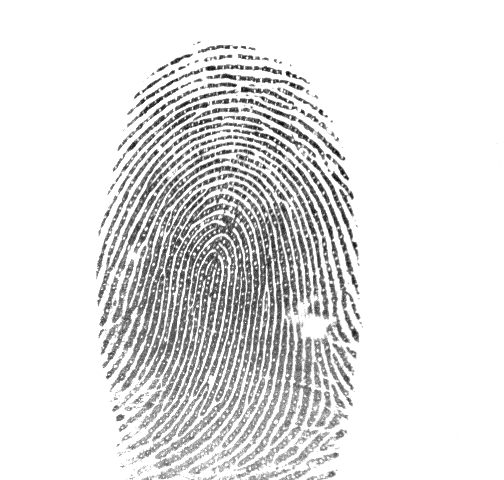
#> input picture image_process/opencv/fingerprint_identification/dataset/0012_3_1.bmp, 504 x 480 px
$ jupyter execute fingerprint_identification.ipynb
#> lines starting #> are read from the running program, lines starting #| are printed output that depends on the picture; after the words box and inside, x2 and y2 are one past the last pixel; in counts of white or black regions, pixels touching at a corner belong together
[cell 1]
import cv2
import numpy as np
from matplotlib import pyplot as plt


file1_1 = 'dataset/0012_3_1.bmp'
file1_2 = 'dataset/0012_3_2.bmp'

file2_1 = 'dataset/012_8_1.bmp'
file2_2 = 'dataset/012_8_2.bmp'


img1_1 = cv2.imread(file1_1, cv2.IMREAD_GRAYSCALE )# IMREAD_GRAYSCALE, IMREAD_COLOR
#> img1_1 is the input picture: shape (480, 504); min 1, max 255, mean 226.3
img1_2 = cv2.imread(file1_2, cv2.IMREAD_GRAYSCALE )# IMREAD_GRAYSCALE, IMREAD_COLOR
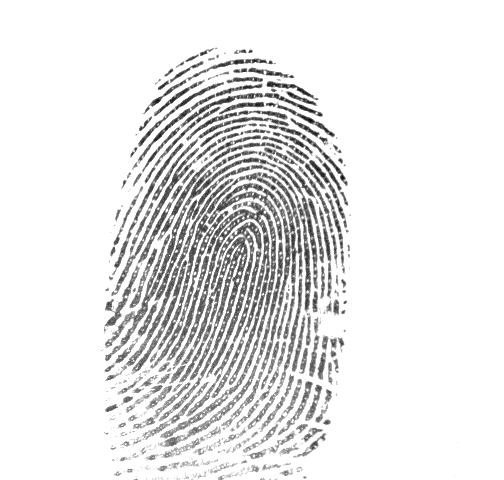
#> input picture image_process/opencv/fingerprint_identification/dataset/0012_3_2.bmp, 504 x 480 px
#> img1_2 is the input picture: shape (480, 504); min 0, max 255, mean 231.3
img2_1 = cv2.imread(file2_1, cv2.IMREAD_GRAYSCALE )# IMREAD_GRAYSCALE, IMREAD_COLOR
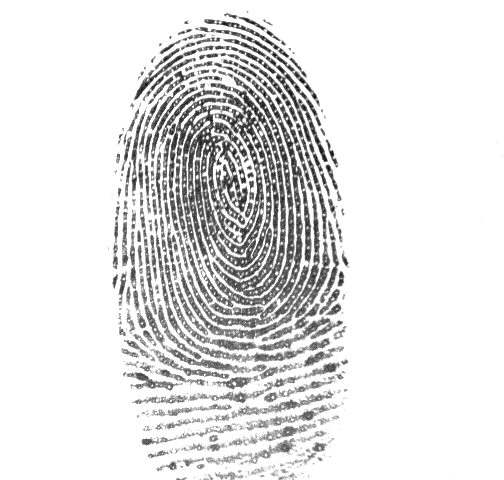
#> input picture image_process/opencv/fingerprint_identification/dataset/012_8_1.bmp, 504 x 480 px
#> img2_1 is the input picture: shape (480, 504); min 0, max 255, mean 227.2
img2_2 = cv2.imread(file2_2, cv2.IMREAD_GRAYSCALE )# IMREAD_GRAYSCALE, IMREAD_COLOR
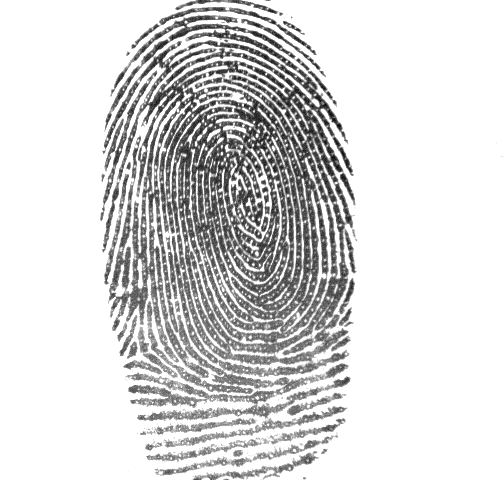
#> input picture image_process/opencv/fingerprint_identification/dataset/012_8_2.bmp, 504 x 480 px
#> img2_2 is the input picture: shape (480, 504); min 0, max 255, mean 216.3

# 1. image pre-process

[cell 2]
import cv2
import numpy as np
from matplotlib import pyplot as plt


# GaussianBlur
blur1_1 = cv2.GaussianBlur(img1_1,(5,5),0)
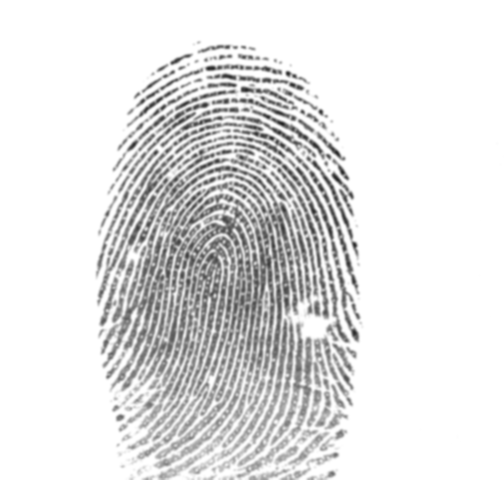
#> blur1_1: shape (480, 504); min 37, max 255, mean 226.3
blur1_2 = cv2.GaussianBlur(img1_2,(5,5),0)
blur2_1 = cv2.GaussianBlur(img2_1,(5,5),0)
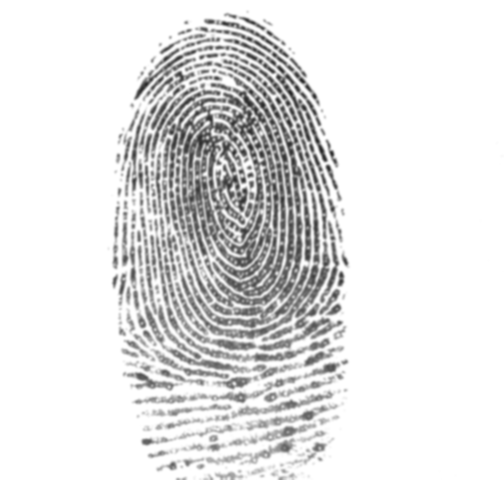
#> blur2_1: shape (480, 504); min 40, max 255, mean 227.2
blur2_2 = cv2.GaussianBlur(img2_2,(5,5),0)
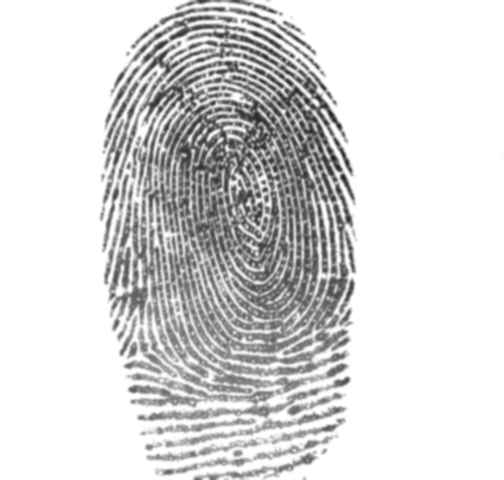
#> blur2_2: shape (480, 504); min 29, max 255, mean 216.3


# plot
plt.subplot(121),plt.imshow(img1_1, cmap = 'gray', interpolation = 'bicubic'),plt.title('Original')
plt.xticks([]), plt.yticks([])
plt.subplot(122),plt.imshow(blur1_1, cmap = 'gray', interpolation = 'bicubic'),plt.title('Gaussian')
plt.xticks([]), plt.yticks([])
plt.show()

[cell 3]
# Otsu's thresholding
ret1_1,th1_1 = cv2.threshold(blur1_1,0,255,cv2.THRESH_BINARY+cv2.THRESH_OTSU)
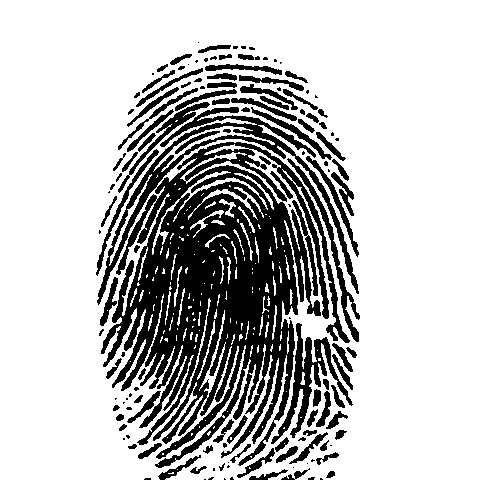
#> th1_1: shape (480, 504); 76.2% white; 143 black regions (53 under 20 px), largest, box (x1, y1, x2, y2) and area: (97, 107, 359, 468) 41299, (271, 323, 353, 444) 2116, (287, 158, 360, 342) 1118
#> ret1_1 = 200
ret1_2,th1_2 = cv2.threshold(blur1_2,0,255,cv2.THRESH_BINARY+cv2.THRESH_OTSU)
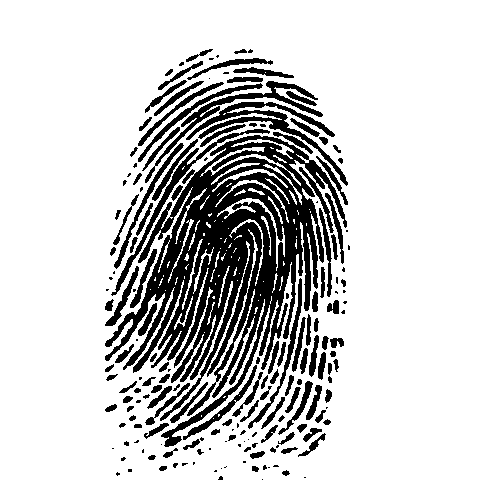
#> th1_2: shape (480, 504); 80.9% white; 184 black regions (65 under 20 px), largest, box (x1, y1, x2, y2) and area: (105, 135, 347, 447) 26677, (186, 102, 348, 186) 1966, (145, 81, 323, 183) 1445
#> ret1_2 = 200
ret2_1,th2_1 = cv2.threshold(blur2_1,0,255,cv2.THRESH_BINARY+cv2.THRESH_OTSU)
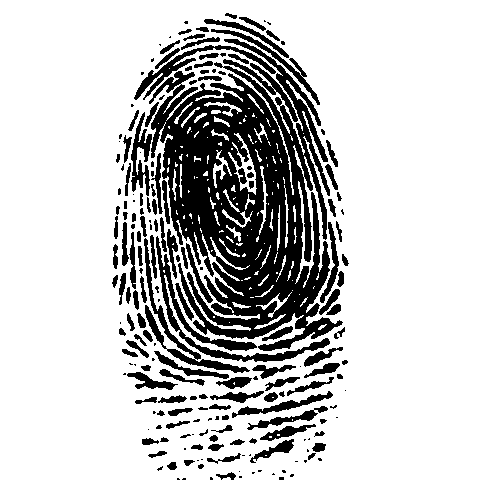
#> th2_1: shape (480, 504); 79.2% white; 203 black regions (72 under 20 px), largest, box (x1, y1, x2, y2) and area: (149, 39, 343, 351) 29785, (156, 236, 330, 362) 2225, (144, 238, 250, 373) 1419
#> ret2_1 = 195
ret2_2,th2_2 = cv2.threshold(blur2_2,0,255,cv2.THRESH_BINARY+cv2.THRESH_OTSU)
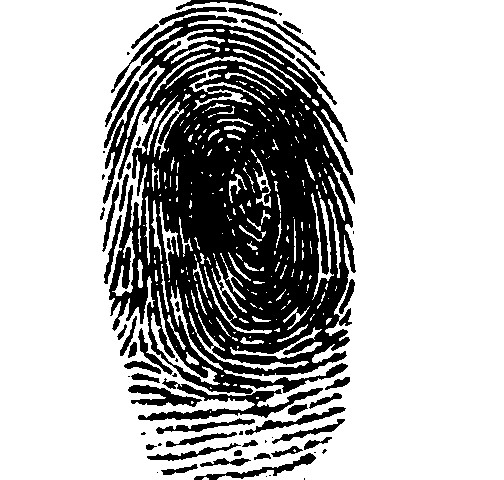
#> th2_2: shape (480, 504); 71.4% white; 65 black regions (22 under 20 px), largest, box (x1, y1, x2, y2) and area: (103, 15, 356, 394) 57883, (138, 378, 323, 421) 1949, (128, 385, 202, 407) 754
#> ret2_2 = 191


# plot
plt.subplot(121),plt.imshow(blur1_1, cmap = 'gray', interpolation = 'bicubic'),plt.title('Original')
plt.xticks([]), plt.yticks([])
plt.subplot(122),plt.imshow(th1_1, cmap = 'gray', interpolation = 'bicubic'),plt.title('OTSU')
plt.xticks([]), plt.yticks([])
plt.show()
